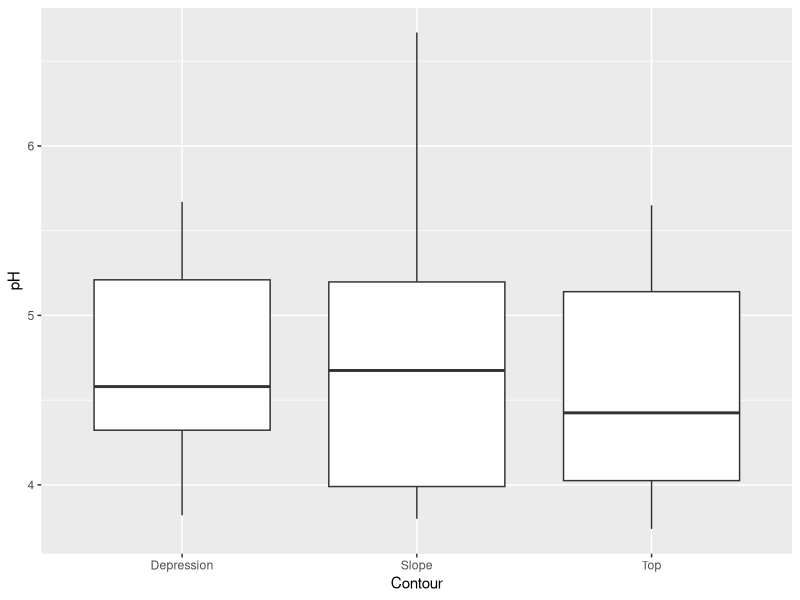
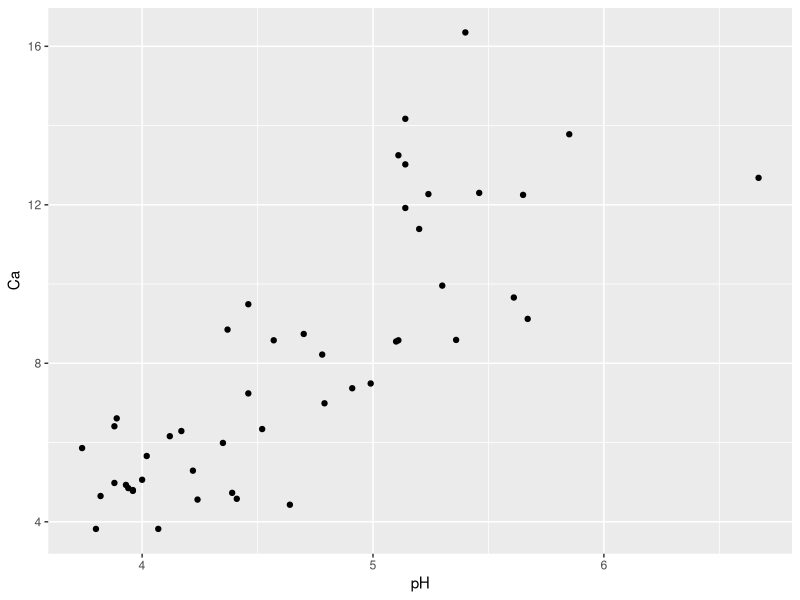
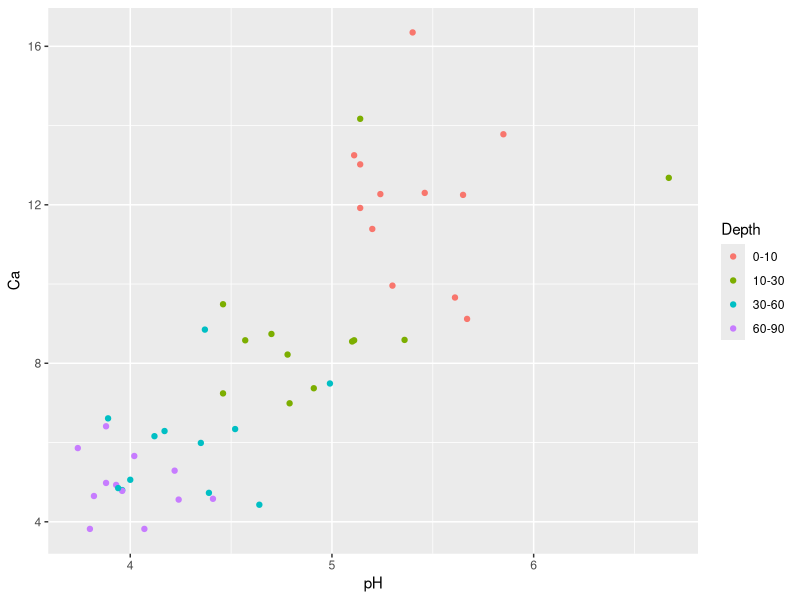
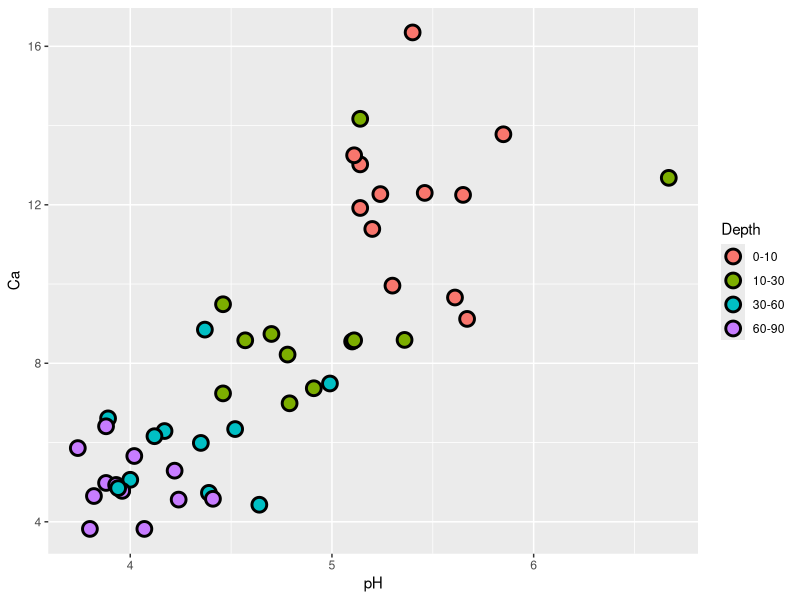
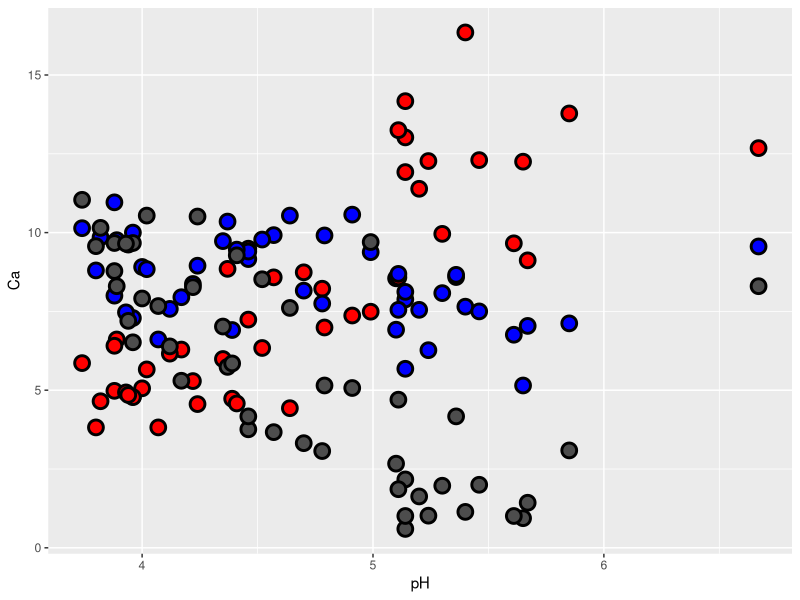
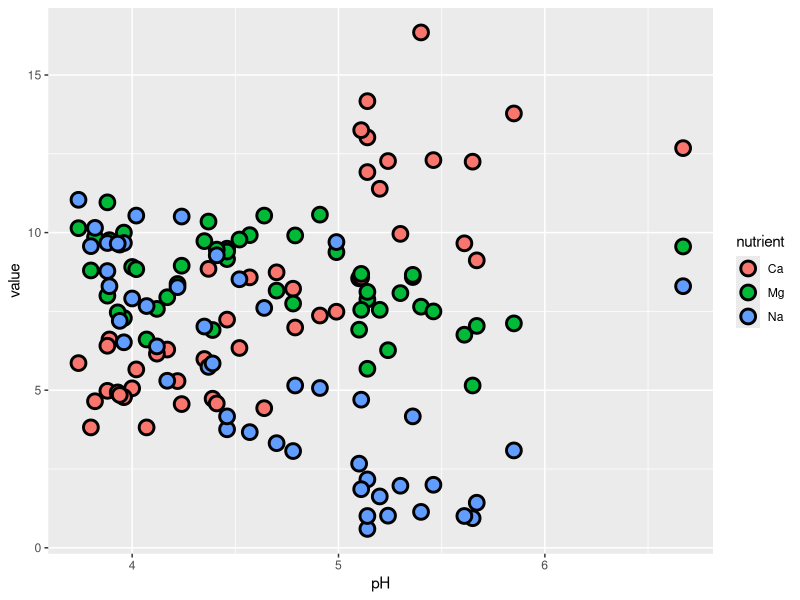
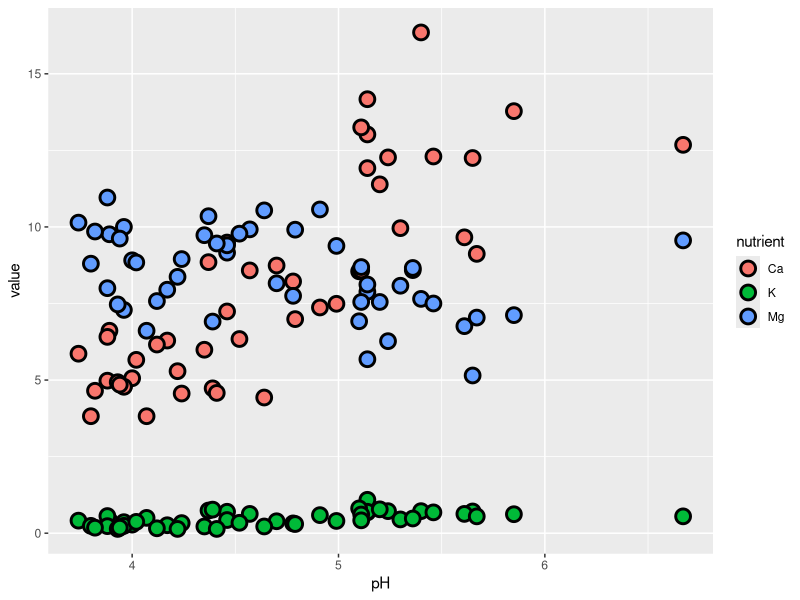
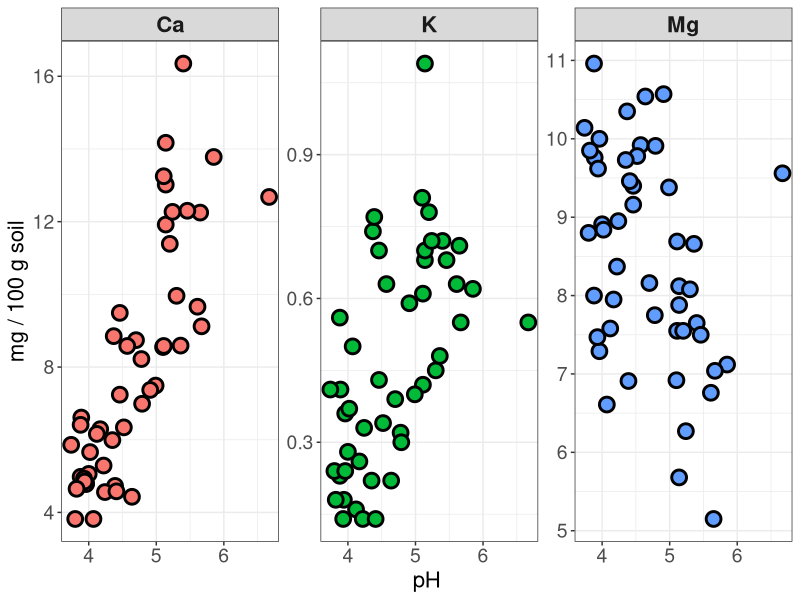

These charts were generated, in order, by the following R code:
## ---- chunk 1
knitr::opts_chunk$set(echo = TRUE, cache = TRUE)
## ---- chunk 2
#install.packages('ggplot2')
library(ggplot2)
## ---- chunk 3
#Load the dataset and see what variables it contains
soil<-data.frame(carData::Soils)
head(soil)
## ---- chunk 4
ggplot(soil) +
  geom_boxplot(aes(Contour,pH))
## ---- chunk 5
ggplot(soil) +
  geom_point(aes(pH,Ca))
## ---- chunk 6
ggplot(soil) +
  geom_point(aes(pH,Ca,color=Depth))
## ---- chunk 7
ggplot(soil) +
  geom_point(aes(pH,Ca,fill=Depth),shape=21, color='black', size=4, stroke=1.5)
## ---- chunk 8
ggplot(soil, aes(x=pH)) +
  geom_point(aes(y=Ca), shape=21, fill="red", color="black", size=4, stroke=1.5) +
  geom_point(aes(y=Mg), shape=21, fill="blue", color="black", size=4, stroke=1.5) +
  geom_point(aes(y=Na), shape=21, fill="gray30", color="black", size=4, stroke=1.5)
## ---- chunk 9
soil2<-tidyr::gather(soil, nutrient, value, c(10,11,13))
ggplot(soil2) +
  geom_point(aes(x=pH, y=value, fill=nutrient), shape=21, color="black", size=4, stroke=1.5)
## ---- chunk 10
soil2<-tidyr::gather(soil, nutrient, value, c(10,11,12))
ggplot(soil2) +
  geom_point(aes(x=pH, y=value, fill=nutrient), shape=21, color="black", size=4, stroke=1.5)
## ---- chunk 11
ggplot(soil2) +
  geom_point(aes(x=pH, y=value, fill=nutrient), shape=21, color="black", size=4, stroke=1.5) +
  facet_wrap(~nutrient, scales='free_y') +
  ylab("mg / 100 g soil") +
  theme_bw() +
  theme(legend.position='none',
        axis.text = element_text(size=14),
        axis.title = element_text(size=16),
        strip.text = element_text(size = 16, face='bold'))
    
## ---- chunk 12
ggplot(soil2) +
  geom_point(aes(x=pH, y=value, fill=nutrient), shape=21, color="black", size=4, stroke=1.5) +
  facet_wrap(~nutrient, scales='free_y') +
  ylab("mg / 100 g soil") +
  ggthemes::theme_igray() +
  theme(legend.position='none',
        axis.text = element_text(size=14),
        axis.title = element_text(size=16),
        strip.text = element_text(size = 16, face='bold'))
## ---- chunk 13
ggplot(soil2) +
  geom_point(aes(x=pH, y=value, fill=nutrient), shape=21, color="black", size=4, stroke=1.5) +
  facet_wrap(~nutrient, scales='free_y') +
  ylab("mg / 100 g soil") +
  ggthemes::theme_economist() +
  theme(legend.position='none',
        axis.text = element_text(size=14),
        axis.title = element_text(size=16),
        strip.text = element_text(size = 16, face='bold'))
## ---- chunk 14
ggplot(soil2) +
  geom_point(aes(x=pH, y=value, fill=nutrient), shape=21, color="black", size=4, stroke=1.5) +
  facet_wrap(~nutrient, scales='free_y') +
  ylab("mg / 100 g soil") +
  ggthemes::theme_gdocs() +
  theme(legend.position='none',
        axis.text = element_text(size=14),
        axis.title = element_text(size=16),
        strip.text = element_text(size = 16, face='bold'))
## ---- chunk 15
ggplot(soil2) +
  geom_point(aes(x=pH, y=value, fill=nutrient), shape=21, color="black", size=4, stroke=1.5) +
  facet_wrap(~nutrient, scales='free_y') +
  ylab("mg / 100 g soil") +
  theme_dark() +
  theme(legend.position='none',
        axis.text = element_text(size=14),
        axis.title = element_text(size=16),
        strip.text = element_text(size = 16, face='bold'))
